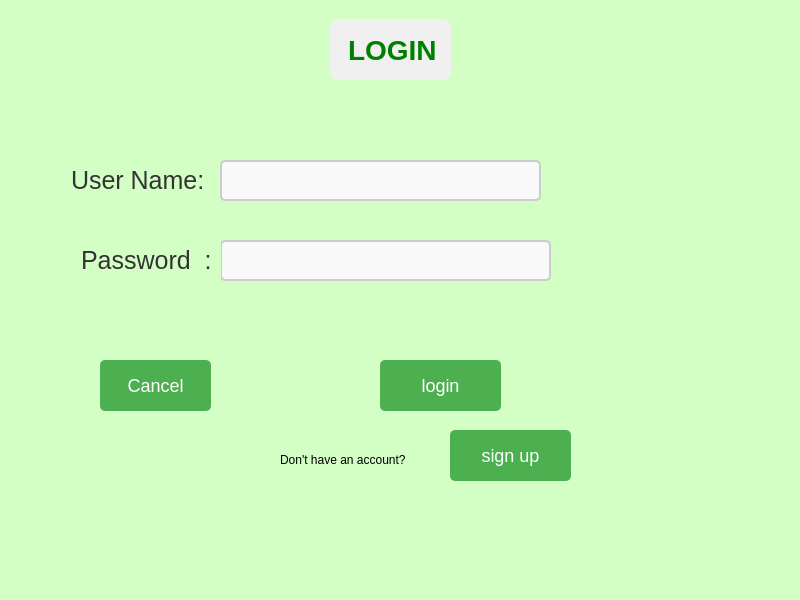
<?xml version="1.0" encoding="UTF-8"?>
<ui version="4.0">
 <class>MainWindow</class>
 <widget class="QMainWindow" name="MainWindow">
  <property name="geometry">
   <rect>
    <x>0</x>
    <y>0</y>
    <width>800</width>
    <height>600</height>
   </rect>
  </property>
  <property name="windowTitle">
   <string>MainWindow</string>
  </property>
  <property name="styleSheet">
   <string notr="true">background-color:#d3ffc5;   /* Mint green */</string>
  </property>
  <widget class="QWidget" name="centralwidget">
   <widget class="QLabel" name="label">
    <property name="geometry">
     <rect>
      <x>330</x>
      <y>19</y>
      <width>121</width>
      <height>61</height>
     </rect>
    </property>
    <property name="styleSheet">
     <string notr="true">QLabel {
    font-size: 28px;
    color: green;
    padding: 10px;
    background-color: #f0f0f0;  /* Light gray background for contrast */
    border-radius: 8px;         /* Rounded corners */
    font-weight: bold;          /* Bold text */
    text-align: center;         /* Center the text */
}
</string>
    </property>
    <property name="text">
     <string>LOGIN</string>
    </property>
   </widget>
   <widget class="QLabel" name="label_2">
    <property name="geometry">
     <rect>
      <x>60</x>
      <y>160</y>
      <width>151</width>
      <height>41</height>
     </rect>
    </property>
    <property name="styleSheet">
     <string notr="true">QLabel {
    font-size: 25px;
    color: #333333;   /* Dark gray color for the text */
    padding: 5px;
    font-weight: normal;  /* Regular weight */
    text-align: left;     /* Align the text to the left */
}
</string>
    </property>
    <property name="text">
     <string>User Name: </string>
    </property>
   </widget>
   <widget class="QLineEdit" name="lineEdit">
    <property name="geometry">
     <rect>
      <x>220</x>
      <y>160</y>
      <width>321</width>
      <height>41</height>
     </rect>
    </property>
    <property name="styleSheet">
     <string notr="true">QLineEdit {
    font-size: 10px;                   /* Default font size */
    color: #000000;                    /* Black text color */
    padding: 8px;                      /* Inner padding */
    background-color: #f9f9f9;        /* Light gray background */
    border: 2px solid #cccccc;         /* Light gray border */
    border-radius: 5px;                /* Rounded corners */
}

QLineEdit:focus {
    border: 2px solid #4CAF50;         /* Green border when focused */
    background-color: #ffffff;         /* White background when focused */
}

QLineEdit::placeholder {
    color: #aaaaaa;                    /* Light gray for placeholder text */
    font-style: italic;                /* Italic style for a subtle hint */
    font-size: 16px;                   /* Placeholder font size */
}
</string>
    </property>
   </widget>
   <widget class="QLineEdit" name="lineEdit_2">
    <property name="geometry">
     <rect>
      <x>220</x>
      <y>240</y>
      <width>331</width>
      <height>41</height>
     </rect>
    </property>
    <property name="styleSheet">
     <string notr="true">QLineEdit {
    font-size: 10px;                   /* Default font size */
    color: #000000;                    /* Black text color */
    padding: 8px;                      /* Inner padding */
    background-color: #f9f9f9;        /* Light gray background */
    border: 2px solid #cccccc;         /* Light gray border */
    border-radius: 5px;                /* Rounded corners */
}

QLineEdit:focus {
    border: 2px solid #4CAF50;         /* Green border when focused */
    background-color: #ffffff;         /* White background when focused */
}

QLineEdit::placeholder {
    color: #aaaaaa;                    /* Light gray for placeholder text */
    font-style: italic;                /* Italic style for a subtle hint */
    font-size: 16px;                   /* Placeholder font size */
}
</string>
    </property>
    <property name="echoMode">
     <enum>QLineEdit::EchoMode::Password</enum>
    </property>
   </widget>
   <widget class="QPushButton" name="Cancel">
    <property name="geometry">
     <rect>
      <x>100</x>
      <y>360</y>
      <width>111</width>
      <height>51</height>
     </rect>
    </property>
    <property name="styleSheet">
     <string notr="true">QPushButton {
    font-size: 18px;
    padding: 10px 20px;                /* Vertical and horizontal padding */
    color: #ffffff;                     /* White text color */
    background-color: #4CAF50;         /* Green background for login */
    border: none;                       /* No border */
    border-radius: 5px;                /* Rounded corners */
    transition: background-color 0.3s;  /* Smooth transition effect */
}</string>
    </property>
    <property name="text">
     <string>Cancel</string>
    </property>
   </widget>
   <widget class="QPushButton" name="SignUp">
    <property name="geometry">
     <rect>
      <x>450</x>
      <y>430</y>
      <width>121</width>
      <height>51</height>
     </rect>
    </property>
    <property name="styleSheet">
     <string notr="true">QPushButton {
    font-size: 18px;
    padding: 10px 20px;                /* Vertical and horizontal padding */
    color: #ffffff;                     /* White text color */
    background-color: #4CAF50;         /* Green background for login */
    border: none;                       /* No border */
    border-radius: 5px;                /* Rounded corners */
    transition: background-color 0.3s;  /* Smooth transition effect */
}</string>
    </property>
    <property name="text">
     <string>sign up</string>
    </property>
   </widget>
   <widget class="QPushButton" name="Login">
    <property name="geometry">
     <rect>
      <x>380</x>
      <y>360</y>
      <width>121</width>
      <height>51</height>
     </rect>
    </property>
    <property name="styleSheet">
     <string notr="true">QPushButton {
    font-size: 18px;
    padding: 10px 20px;                /* Vertical and horizontal padding */
    color: #ffffff;                     /* White text color */
    background-color: #4CAF50;         /* Green background for login */
    border: none;                       /* No border */
    border-radius: 5px;                /* Rounded corners */
    transition: background-color 0.3s;  /* Smooth transition effect */
}</string>
    </property>
    <property name="text">
     <string>login</string>
    </property>
   </widget>
   <widget class="QLabel" name="label_4">
    <property name="geometry">
     <rect>
      <x>280</x>
      <y>450</y>
      <width>161</width>
      <height>20</height>
     </rect>
    </property>
    <property name="text">
     <string>Don't have an account?</string>
    </property>
   </widget>
   <widget class="QLabel" name="label_3">
    <property name="geometry">
     <rect>
      <x>70</x>
      <y>240</y>
      <width>151</width>
      <height>41</height>
     </rect>
    </property>
    <property name="styleSheet">
     <string notr="true">QLabel {
    font-size: 25px;
    color: #333333;   /* Dark gray color for the text */
    padding: 5px;
    font-weight: normal;  /* Regular weight */
    text-align: left;     /* Align the text to the left */
}
</string>
    </property>
    <property name="text">
     <string>Password  :</string>
    </property>
   </widget>
  </widget>
  <widget class="QMenuBar" name="menubar">
   <property name="geometry">
    <rect>
     <x>0</x>
     <y>0</y>
     <width>800</width>
     <height>26</height>
    </rect>
   </property>
  </widget>
  <widget class="QStatusBar" name="statusbar"/>
 </widget>
 <resources/>
 <connections/>
</ui>
